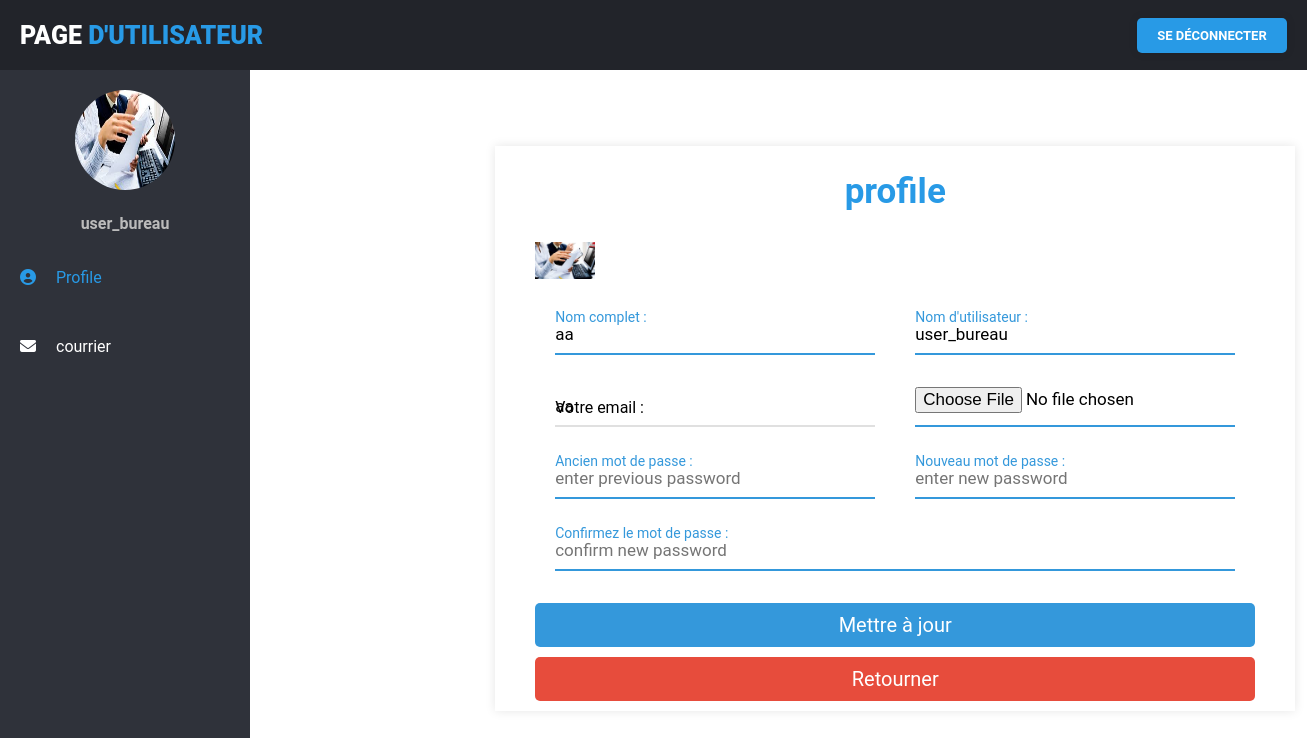
Page /app_web_final/update_profile.php (signed in) on the committed database.
### tables this page shows
CREATE TABLE `user_form` (
  `id` int(11) NOT NULL,
  `name` varchar(255) NOT NULL,
  `email` varchar(255) NOT NULL,
  `utilname` varchar(255) NOT NULL,
  `password` varchar(255) NOT NULL,
  `image` varchar(255) NOT NULL,
  `direction` varchar(255) NOT NULL,
  `utiltype` varchar(50) NOT NULL DEFAULT 'Utilisateur'
);

### app_web_final/update_profile.php (the view, shortened to what this page needs)
<?php
$name = $_SESSION['name'];
?>
<?php
include 'config.php';
$user_id = $_SESSION['user_id'];
?>
<!DOCTYPE html>
<html lang="en">
<head>
    <link rel="stylesheet" href="css/style2.css">
    <link rel="stylesheet" href="https://cdnjs.cloudflare.com/ajax/libs/font-awesome/5.15.3/css/all.min.css"/>
</head>
<body>
 <div class="wrapper">
            <div class="header">
                <div class="header-menu">
                    <div class="title">Page <span>d'utilisateur</span></div>
                    <ul>
                    <a href="home_profil.php?logout=<?php echo $user_id; ?>" class="btn1">Se déconnecter</a>
                    </ul>
                </div>
            </div>
            <div class="sidebar">
                <div class="sidebar-menu">
                    <center class="profile">
                    <?php
      $select = mysqli_query($conn, "SELECT * FROM `user_form` WHERE id = '$user_id'") or die('query failed');
      if(mysqli_num_rows($select) > 0){
         $fetch = mysqli_fetch_assoc($select);
      }
      if($fetch['image'] == ''){
         echo '<img src="images/default-avatar.png">';
      }else{
         echo '<img src="uploaded_img/'.$fetch['image'].'">';
      }
   ?>
                        <p><?php echo $name; ?></p>
                    </center>
                    <li class="item" id="profile">
                        <a href="home_profil.php" class="menu-btn">
                            <i style="color:#289ae6" class="fas fa-user-circle"></i><span style="color:#289ae6">Profile </span>
                        </a>
                    </li>
                    <li class="item" id="messages">
                        <a href="consulter_courrier.php" class="menu-btn">
                            <i class="fas fa-envelope"></i><span>courrier </span>
                        </a>
                    </li>
                </div>
            </div>
<?php
      $select = mysqli_query($conn, "SELECT * FROM `user_form` WHERE id = '$user_id'") or die('query failed');
      if(mysqli_num_rows($select) > 0){
         $fetch = mysqli_fetch_assoc($select);
      }
   ?>
<div class="main-container">
<br>
<table>
    <tr>
            <td><pre>                                                         </pre></td>
<td>
<div class="cont">
        <div class="text">profile</div>
   <form action="" method="post" enctype="multipart/form-data">
   <?php
         if($fetch['image'] == ''){
            echo '<img src="images/default-avatar.png" width="60px">';
         }else{
            echo '<img width="60px" src="uploaded_img/'.$fetch['image'].'">';
         }
      ?>
<div class="form-row">
              <div class="input-data">
              <input type="text" name="update_name" value="<?php echo $fetch['name']; ?>" class="box">
                 <div class="underline"></div>
                 <label for="">Nom complet :</label>
              </div>
              <div class="input-data">
              <input type="text" name="user_name" value="<?php echo $fetch['utilname']; ?>" class="box">
                 <div class="underline"></div>
                 <label for="">Nom d'utilisateur  :</label>
              </div>
           </div>
           <div class="form-row">
              <div class="input-data">
              <input type="email" name="update_email" value="<?php echo $fetch['email']; ?>" class="box">
                 <div class="underline"></div>
                 <label for="">Votre email :</label>
              </div>
              <div class="input-data">
              <input type="file" name="update_image" accept="image/jpg, image/jpeg, image/png" class="box">
                 <div class="underline"></div>
              </div>
           </div>
<div class="form-row">
              <div class="input-data">
              <input type="password" name="update_pass" placeholder="enter previous password" class="box">
                 <div class="underline"></div>
                 <label for="">Ancien mot de passe :</label>
              </div>
              <div class="input-data">
              <input type="password" name="new_pass" placeholder="enter new password" class="box">
                 <div class="underline"></div>
                 <label for="">Nouveau mot de passe :</label>
              </div>
           </div>
<div class="form-row">
              <div class="input-data">
              <input type="password" name="confirm_pass" placeholder="confirm new password" class="box">
                 <div class="underline"></div>
                 <label for="">Confirmez le mot de passe :</label>
              </div>
      </div>
<input type="submit" value="Mettre à jour" name="update_profile" class="btn">
      <a href="home_profil.php" class="delete-btn">Retourner</a>
      </form>
</tr>
</table>
</div>
</div>
</body>
</html>

### app_web_final/css/style2.css (style rules this page uses)
:root { --blue:#3498db; --dark-blue:#2980b9; --red:#e74c3c; --dark-red:#c0392b; --black:#333; --white:#fff; --light-bg:#eee; --box-shadow:0 5px 10px rgba(0,0,0,.1); }
* { font-family: 'Poppins', sans-serif; margin:0; padding:0; box-sizing: border-box; outline: none; border: none; text-decoration: none; }
.btn, .delete-btn { width: 100%; border-radius: 5px; padding:10px 30px; color:var(--white); display: block; text-align: center; cursor: pointer; font-size: 20px; margin-top: 10px; }
.btn { background-color: var(--blue); }
.delete-btn { background-color: var(--red); }
* { margin: 0; padding: 0; list-style: none; text-decoration: none; box-sizing: border-box; font-family: "Roboto", sans-serif; }
body { background: #fff; }
.wrapper .header { z-index: 1; background: #22242A; position: fixed; width: calc(100% - 0%); height: 70px; display: flex; top: 0; }
.wrapper .header .header-menu { width: calc(100% - 0%); height: 100%; display: flex; justify-content: space-between; align-items: center; padding: 0 20px; }
.wrapper .header .header-menu .title { color: #fff; font-size: 25px; text-transform: uppercase; font-weight: 900; }
.wrapper .header .header-menu .title span { color: #289ae6; }
.wrapper .header .header-menu ul { display: flex; }
.wrapper .sidebar { z-index: 1; background: #2F323A; position: fixed; top: 70px; width: 250px; height: calc(100% - 9%); transition: 0.3s; transition-property: width; overflow-y: auto; }
.wrapper .sidebar .sidebar-menu { overflow: hidden; }
.wrapper .sidebar .sidebar-menu .profile img { margin: 20px 0; width: 100px; height: 100px; border-radius: 50%; }
.wrapper .sidebar .sidebar-menu .profile p { color: #bbb; font-weight: 700; margin-bottom: 10px; }
.wrapper .sidebar .sidebar-menu .item { width: 250px; overflow: hidden; }
.wrapper .sidebar .sidebar-menu .item .menu-btn { display: block; color: #fff; position: relative; padding: 25px 20px; transition: 0.3s; transition-property: color; }
.wrapper .sidebar .sidebar-menu .item .menu-btn i { margin-right: 20px; }
.wrapper .main-container { width: (100% - 250px); margin-top: 70px; margin-left: 250px; padding: 15px; }
.btn1 { font-family: "Roboto", sans-serif; font-size: 13px; font-weight: bold; background: #289ae6; width: 150px; padding: 10px; text-align: center; text-decoration: none; text-transform: uppercase; color: #fff; border-radius: 5px; cursor: pointer; box-shadow: 0 0 10px rgba(0, 0, 0, 0.1); -webkit-transition-duration: 0.3s; transition-duration: 0.3s; -webkit-transition-property: box-shadow, transform; transition-property: box-shadow, transform; }

### app_web_final/update_profile.php (style rules this page uses)
.cont { max-width: 800px; background: #fff; width: 800px; padding: 25px 40px 10px 40px; box-shadow: 0px 0px 10px rgba(0,0,0,0.1); }
.cont .text { text-align: center; font-size: 35px; font-weight: 600; background: #289ae6; -webkit-background-clip: text; -webkit-text-fill-color: transparent; }
.cont form { padding: 30px 0 0 0; }
.cont form .form-row { display: flex; margin: 32px 0; }
form .form-row .input-data { width: 100%; height: 40px; margin: 0 20px; position: relative; }
.input-data input, .textarea textarea { display: block; width: 100%; height: 100%; border: none; font-size: 17px; border-bottom: 2px solid rgba(0,0,0, 0.12); }
.input-data input:focus ~ label, .textarea textarea:focus ~ label, .input-data input:valid ~ label, .textarea textarea:valid ~ label { transform: translateY(-20px); font-size: 14px; color: #3498db; }
.input-data label { position: absolute; pointer-events: none; bottom: 10px; font-size: 16px; transition: all 0.3s ease; }
.input-data .underline { position: absolute; bottom: 0; height: 2px; width: 100%; }
.input-data .underline:before { position: absolute; content: ""; height: 2px; width: 100%; background: #3498db; transform: scaleX(0); transform-origin: center; transition: transform 0.3s ease; }
.input-data input:focus ~ .underline:before, .input-data input:valid ~ .underline:before, .textarea textarea:focus ~ .underline:before, .textarea textarea:valid ~ .underline:before { transform: scale(1); }

### rows in the picture
user_form: image (picture), update_name "aa", user_name "user_bureau", update_email "aa"

### other values in the picture
$name "user_bureau"
